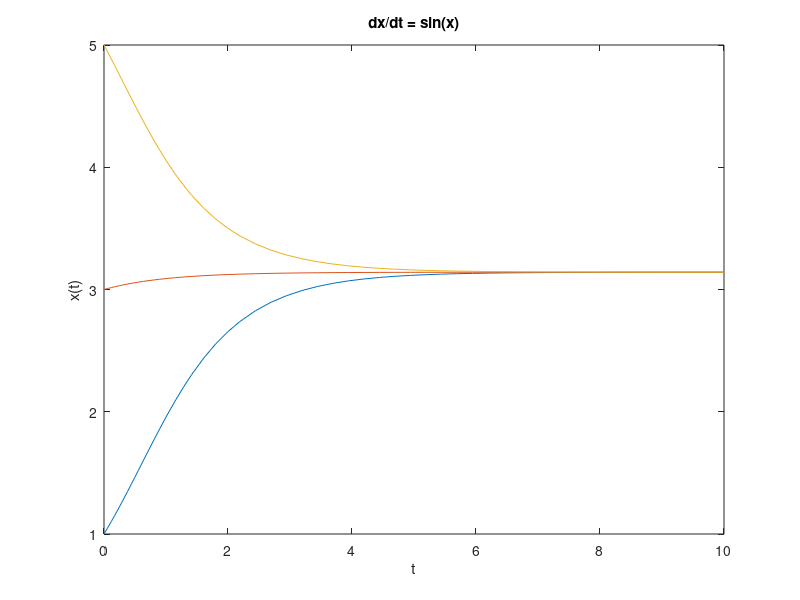

Here is the MATLAB script that generated this plot:
f = @(t,N) sin(N);
[t1, N1] = ode45(f,[0 10],1);
plot(t1, N1)
hold on
[t2, N2] = ode45(f,[0 10],3);
hold off
hold on
plot(t2,N2)
hold off
hold on
[t3,N3] = ode45(f,[0 10],5);
plot(t3,N3)
hold off

title("dx/dt = sin(x)")
xlabel("t")
ylabel("x(t)")